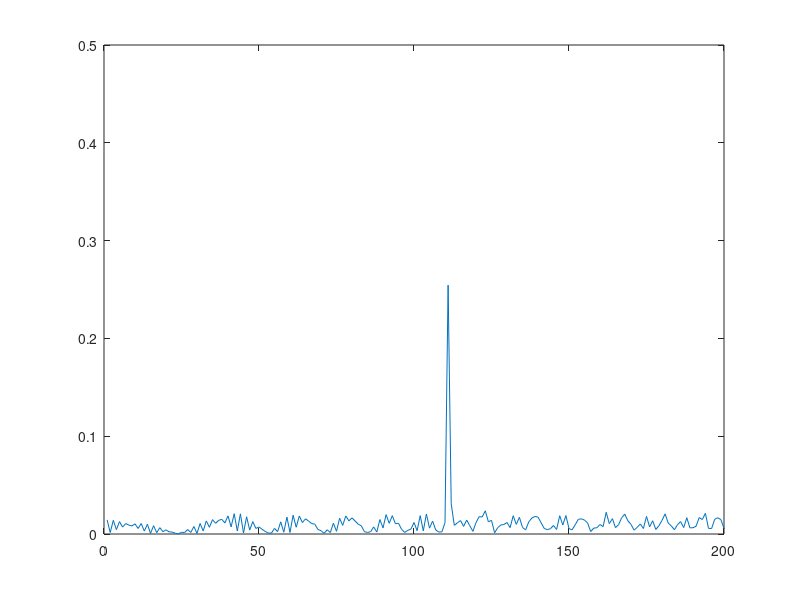
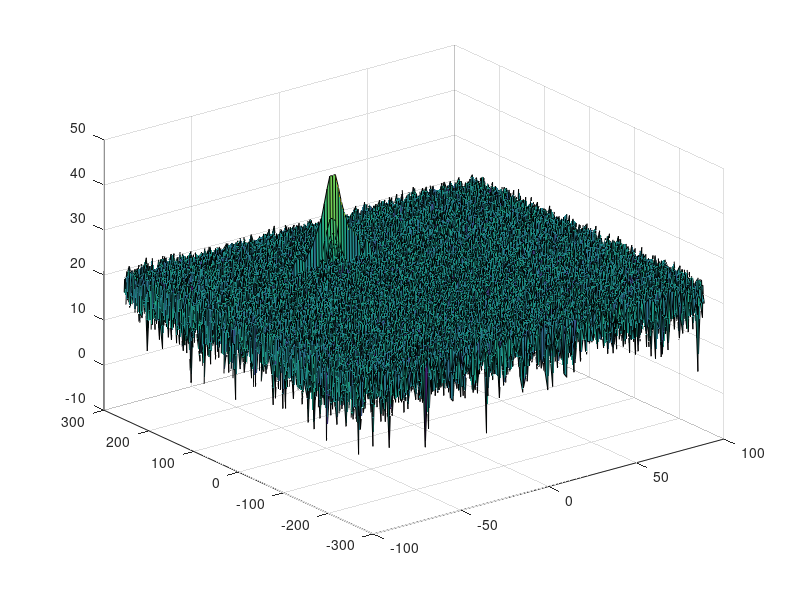

Write the MATLAB code that produced these figures, in order. (Note: this script raises an error after producing the figures.)
clear all;
clc;
R = 110; % target's initial position [m]
v = -20; % target's initial velocity [m/s]
c = 3e8; % speed of light [m/s]
d_res = 1; % range resolution [m]
B = c / (2 * d_res);
R_max = 200; % maximum range [m]
Tchirp = 5.5 * 2 * (R_max) / c;
slope = B / Tchirp;
fc = 77e9; % carrier freq
Nr = 1024; % for length of time OR # of range cells
Nd = 128; % #of doppler cells OR #of sent periods % number of chirps
t = linspace(0, Nd * Tchirp, Nr * Nd); %total time for samples
Tx = zeros(1, length(t)); % transmitted signal
Rx = zeros(1, length(t)); % received signal
Mix = zeros(1, length(t)); % beat signal
r_t = zeros(1, length(t));
td = zeros(1, length(t));
for i = 1:length(t)
    r_t(i) = R + v * t(i);
    td(i) = (2 * r_t(i)) / c;
    Tx(i) = cos(2 * pi * (fc * t(i) + (slope * t(i)^2) / 2));
    Rx(i) = cos(2 * pi * (fc * (t(i) - td(i)) + (slope * (t(i) - td(i))^2) / 2));
end
Mix = Tx .* Rx;
Mix = reshape(Mix, [Nr, Nd]);
Y = fft(Mix, [], 1); % Y = fft(Mix,Nr);
P = Y ./ Nr;
P2 = abs(P);
P1 = P2(1:Nr / 2 + 1);
figure ('Name', 'Range from First FFT'); plot(P1)
axis ([0 200 0 0.5]);
Mix = reshape(Mix, [Nr, Nd]);
sig_fft2 = fft2(Mix, Nr, Nd);
sig_fft2 = sig_fft2(1:Nr / 2, 1:Nd);
sig_fft2 = fftshift (sig_fft2);
RDM = abs(sig_fft2);
RDM = 10 * log10(RDM);
doppler_axis = linspace(-100, 100, Nd);
range_axis = linspace(-200, 200, Nr / 2) * ((Nr / 2) / 400);
figure('Name', '2D FFT output - Range Doppler Map'), surf(doppler_axis, range_axis, RDM);
Tr = 7; % number of training cells for range
Td = 7; % number of training cells for doppler
Gr = 2; % number of guard cells for range
Gd = 2; % number of guard cells for doppler
offset = 5; % offset the threshold by SNR value in [dB]
range = 2 * (Tr + Gr) + 1;
doppler = 2 * (Td + Gd) + 1;
noise_level = ones(doppler, range);
for i = (1 + Td):(1 + Td + Gd * 2)
    for j = (1 + Tr):(1 + Tr + Gr * 2)
        noise_level(i, j) = 0;
    end
end
noise_level = noise_level / sum(noise_level, 'all');
threshold_CFAR = pow2db(conv2(db2pow(RDM), noise_level, 'same')) + offset;
RDM = double(RDM >= threshold_CFAR);
RDM(union(1:(Tr + Gr), end - (Tr + Gr - 1):end), :) = 0; % truncated map range
RDM(:, union(1:(Td + Gd), end - (Td + Gd - 1):end)) = 0; % truncated map doppler
figure('Name', 'Output of the 2D CFAR process'), surf(doppler_axis, range_axis, RDM);
colorbar;
